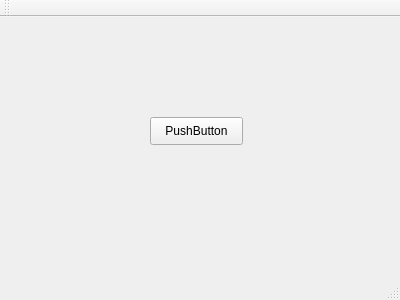
<?xml version="1.0" encoding="UTF-8"?>
<ui version="4.0">
 <class>PINtesterMainWindow</class>
 <widget class="QMainWindow" name="PINtesterMainWindow">
  <property name="geometry">
   <rect>
    <x>0</x>
    <y>0</y>
    <width>400</width>
    <height>300</height>
   </rect>
  </property>
  <property name="windowTitle">
   <string>PINtesterMainWindow</string>
  </property>
  <widget class="QWidget" name="centralWidget">
   <widget class="QPushButton" name="pushButtonAvaa">
    <property name="geometry">
     <rect>
      <x>150</x>
      <y>100</y>
      <width>93</width>
      <height>28</height>
     </rect>
    </property>
    <property name="text">
     <string>PushButton</string>
    </property>
   </widget>
  </widget>
  <widget class="QMenuBar" name="menuBar">
   <property name="geometry">
    <rect>
     <x>0</x>
     <y>0</y>
     <width>400</width>
     <height>26</height>
    </rect>
   </property>
  </widget>
  <widget class="QToolBar" name="mainToolBar">
   <attribute name="toolBarArea">
    <enum>TopToolBarArea</enum>
   </attribute>
   <attribute name="toolBarBreak">
    <bool>false</bool>
   </attribute>
  </widget>
  <widget class="QStatusBar" name="statusBar"/>
 </widget>
 <layoutdefault spacing="6" margin="11"/>
 <resources/>
 <connections/>
</ui>
